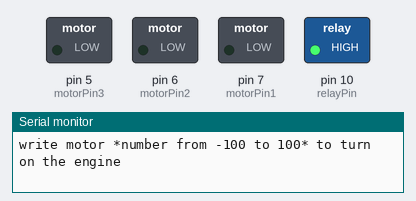
Simulated run of this sketch. Board: Arduino Uno, built with avr-gcc and run on an emulated ATmega328P. Parts: switched loads named in the sketch (green lamp = pin HIGH), the last lines printed to the serial monitor.

Above: at 0.1 s.
At 3.1 s:
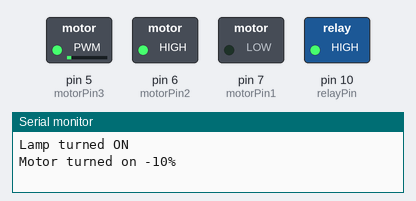
At 6.1 s:
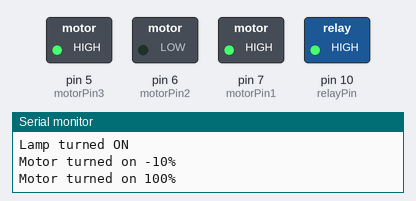
At 15.1 s:
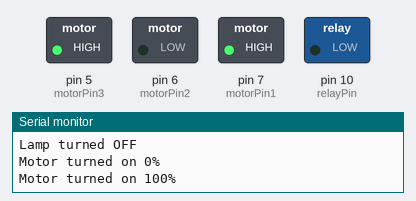
At 24.1 s:
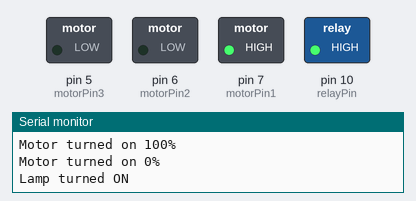
At 27.1 s:
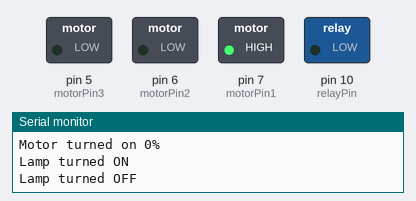
Timing chart, 0 to 28.6 s (numbered marks = the images above):
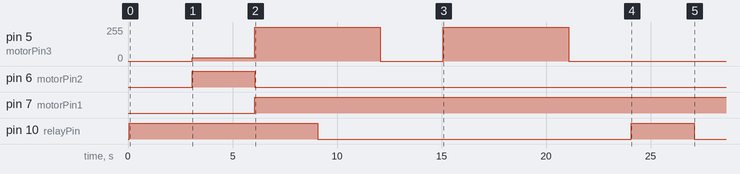

The sketch:

lab4.ino
```cpp
#include <Arduino.h>
#include "Relay.h"
#include "MotorDriver298.h"
#include "MessageIO.h"


#define relayPin 10
#define motorPin1 7
#define motorPin2 6
#define motorPin3 5

const char delimiter = ' ';

Relay relay(relayPin);
MessageIO messageIO;
MotorDriver298 MotorDriver(motorPin1, motorPin2, motorPin3);

String strs[2];

String messages[10] = {
  //"motor -10"
  "lamp ON", "motor -10", "motor 100", "lamp OFF", "motor 0", "motor 100", "lamp fuf", "motor ajdf", "lamp ON", "lamp OFF"
  };
int i = 0;


void setup()
{
    Serial.begin(9600);
    relay.init();
    Serial.println("write lamp ON or lamp OFF to turn on(or off) the lamp");
    Serial.println("write motor *number from -100 to 100* to turn on the engine");
}

void loop()
{
    String message = messages[i]; //messageIO.readIn();

    messageSpliter(message);
    messageHandler();

    i++;
    delay(3000);
}

void messageSpliter(String str)
{
    byte StringCount = 0;
    while (str.length() > 0)
    {
        int index = str.indexOf(delimiter);
        if (index == -1) // No space found
        {
            strs[StringCount++] = str;
            break;
        }
        else
        {
            strs[StringCount++] = str.substring(0, index);
            str = str.substring(index + 1);
        }
    }

  //return strs;
}

void messageHandler()
{
    if (messageIO.check(strs[0],"lamp"))
    {
        if (messageIO.check(strs[1],"ON"))
        {
            relay.relayOn();
            Serial.println("Lamp turned ON");
        }
        else if (strs[1] == "OFF")
        {
            relay.relayOff();
            Serial.println("Lamp turned OFF");
        }
    }
    else if (strs[0] == "motor")
    {
        int number = strs[1].toInt();
        /*if (number > 100 || number < -100)
        {
            number =
        }*/
        MotorDriver.drive(true, number);
        Serial.print("Motor turned on ");
        Serial.print(number);
        Serial.println("%");
    }
}
```

MessageIO.cpp
```cpp
#include "MessageIO.h"

MessageIO::MessageIO()
{
}

//String SerialIO::readIn()

String MessageIO::readIn()
{
    String input = "";
    if (Serial.available() > 0) {
        input = Serial.readStringUntil('\n');

        Serial.print("Received: ");
        Serial.println(input);
   }
   return input;
}

bool MessageIO::check(String input, String pattern)
{
    if(input == pattern) return true;
        else return false;
}
```

MessageIO.h
```cpp
#ifndef MessageIO_h
#define MessageIO_h
#include <stdio.h>
//#include <cstring>
#include <Arduino.h>

class MessageIO
{
    private:
        char charMotor[5];
    public:
        MessageIO();
        String readIn();
        bool check(String input, String pattern);
        bool motor(String motor);

};

#endif
```

Motor.cpp
```cpp
#include "Motor.h"

Motor::Motor()
{

}

void Motor::init(byte pin1, byte pin2, byte pin3)
{
    MotorPin1 = pin1;
    MotorPin2 = pin2;
    ControlPin = pin3;

    pinMode(MotorPin1, OUTPUT);
    pinMode(MotorPin2, OUTPUT);
    pinMode(ControlPin, OUTPUT);
}

void Motor::changeState(bool direction)
{
    if (direction)
    {
        digitalWrite(MotorPin1, HIGH);
        digitalWrite(MotorPin1, LOW);
    }
    else
    {
        digitalWrite(MotorPin1, LOW);
        digitalWrite(MotorPin1, HIGH);
    }
}

void Motor::changeStateWithSpeed(bool direction, int speed)
{
    if (direction)
    {
        digitalWrite(MotorPin1, HIGH);
        digitalWrite(MotorPin2, LOW);
        analogWrite(ControlPin, speed);
    }
    else
    {
        digitalWrite(MotorPin1, LOW);
        digitalWrite(MotorPin2, HIGH);
        analogWrite(ControlPin, speed);
    }
}
```

Motor.h
```cpp
#ifndef Motor_h
#define Motor_h

#include <Arduino.h>

class Motor
{
    private:
        byte MotorPin1;
        byte MotorPin2;
        byte ControlPin;

    public:
        Motor();
        void init(byte pin1, byte pin2, byte pin3);
        void changeStateWithSpeed(bool direction, int speed);
        // direction = true -> clockwise
        // direction = false -> anti-clockwise
        void changeState(bool direction);
};

#endif
```

Relay.cpp
```cpp
#include "Relay.h"

Relay::Relay(byte pin)
{
    relayPin = pin;
}

void Relay::init()
{
    pinMode(relayPin, OUTPUT);
    digitalWrite(relayPin, LOW);
}

void Relay::relayOn()
{
    digitalWrite(relayPin, HIGH);
}

void Relay::relayOff()
{
    digitalWrite(relayPin, LOW);
}
```

Relay.h
```cpp
#ifndef Relay_h
#define Relay_h

#include <Arduino.h>

class Relay
{
    private:
        byte relayPin;

    public:
        Relay(byte pin);
        void init();
        void relayOn();
        void relayOff();

};

#endif
```

MotorDriver298.cpp
```cpp
#include "MotorDriver298.h"

MotorDriver298::MotorDriver298(byte pin1, byte pin2, byte pin3)
{
    motorA.init(pin1, pin2, pin3);
}

MotorDriver298::MotorDriver298(byte pin1, byte pin2, byte pin3, byte pin4, byte pin5, byte pin6)
{
    motorA.init(pin1, pin2, pin3);
    motorB.init(pin4, pin5, pin6);
    motorQuantity = true;
}

void MotorDriver298::drive(bool side, int speed)
{
    if(!side && motorQuantity)
    {
        motorB.changeStateWithSpeed((speed >= 0), (abs(speed) * 2.55 + 0.5));
    }
    else
    {
        motorA.changeStateWithSpeed((speed >= 0), (abs(speed) * 2.55 + 0.5));
    }
}
```

MotorDriver298.h
```cpp
#ifndef MotorDriver298_h
#define MotorDriver298_h

#include <Arduino.h>
#include "Motor.h"

class MotorDriver298
{
    private:
        Motor motorA;
        Motor motorB;
        bool motorQuantity = false; //true = 2 motors, false - 1 motor

    public:
        MotorDriver298(byte pin1, byte pin2, byte pin3); //only motor A
        MotorDriver298(byte pin1, byte pin2, byte pin3, byte pin4, byte pin5, byte pin6); //motorA and motorB
        void drive(bool side, int speed);
        // motor "A" -> side = true
        // motor "B" -> side = false
};

#endif
```

Measured:
- by itself, pin 6 (motorPin2): LOW → HIGH at 3.1 s, → LOW 3.0 s later
- by itself, pin 7 (motorPin1): LOW → HIGH at 6.1 s
- by itself, pin 10 (relayPin): LOW → HIGH at 0.05 s, → LOW 9.0 s later, → HIGH 15.0 s later, → LOW 3.0 s later
- by itself, pin 5 (motorPin3): 0/255 → 26/255 at 3.1 s, → 255/255 3.0 s later, → 0/255 6.0 s later, → 255/255 3.0 s later, … (5 changes in this stretch)
